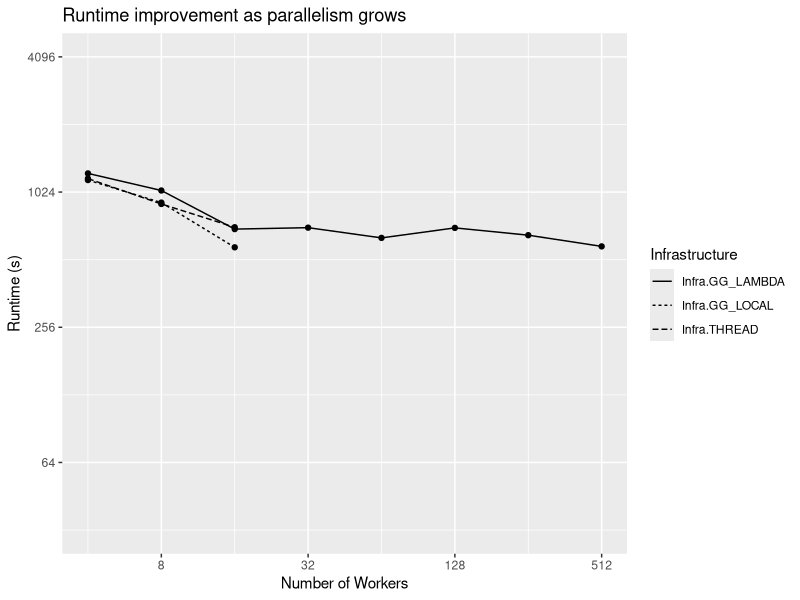
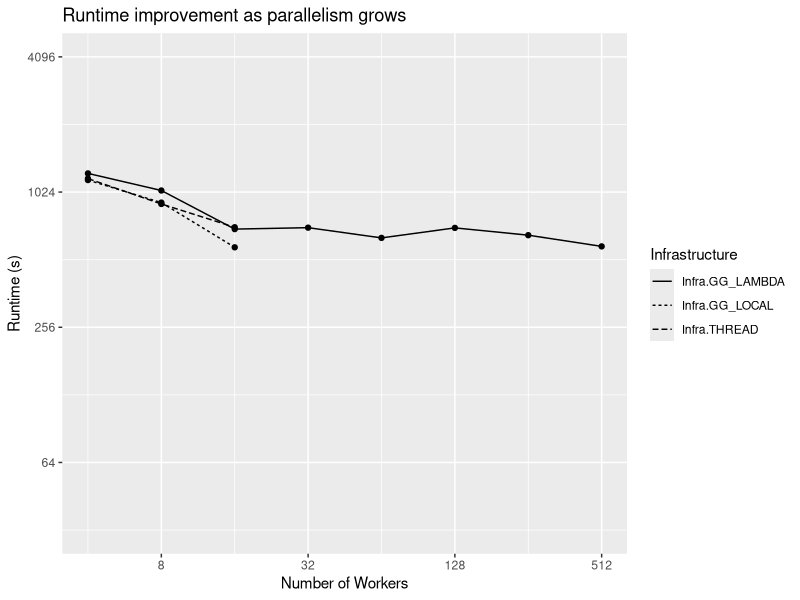

Generate these figures, in order, with R:
library(tidyverse)

data <- read_csv("./relu-split-scaling-raw.csv")
benches <- c("20x20")
regex <- str_c(benches, collapse="|")
right_benches <- data %>% filter(grepl(regex, net)) %>% filter(initial_timeout==80)
no_outliers <- right_benches %>%
  filter(jobs < 32 | grepl("LAM", infra)) %>%
  # Outliers
  filter(trial != 0 | !grepl("2_6", net) | jobs !=512) %>%
  filter(trial != 0 | !grepl("3_5", net) | jobs !=1000) %>%
  filter(trial != 2 | !grepl("3_5", net) | jobs !=256) %>%
  filter(trial != 1 | !grepl("4_2", net) | jobs !=128) %>%
  filter(trial != 2 | !grepl("4_5", net) | jobs !=16) %>%
  filter(trial != 1 | !grepl("5_5", net) | jobs !=1000) %>%
  filter(trial != 1 | !grepl("5_5", net) | jobs !=512) %>%
  filter(hash != "76fe1c29" | !grepl("4_5", net) | jobs !=512)
no_outliers[no_outliers == 1024] <- 1000
series <- no_outliers %>%
  group_by(jobs,infra,divide_strategy,net) %>%
  summarise(rt_mean_trial = mean(runtime), rt_sd_trial = sd(runtime)) %>%
  group_by(jobs,infra,divide_strategy) %>%
  summarise(rt_mean_net = mean(rt_mean_trial))

#series[is.na(series)] <- 0
ggplot(series, aes(x = jobs, y = rt_mean_net, linetype = infra)) +
  geom_line() +
  geom_point() +
  scale_x_continuous(trans='log2') +
  scale_y_continuous(trans='log2', limits =c(32, 4096)) +
  labs(
    title = "Runtime improvement as parallelism grows",
    y = "Runtime (s)",
    x = "Number of Workers",
    linetype = "Infrastructure",
    color = "Split Strategy"
  )
ggsave("relu-split-scaling.pdf", width = 5, height = 4, units="in")
write_csv(series, "./relu-split-scaling.csv")
